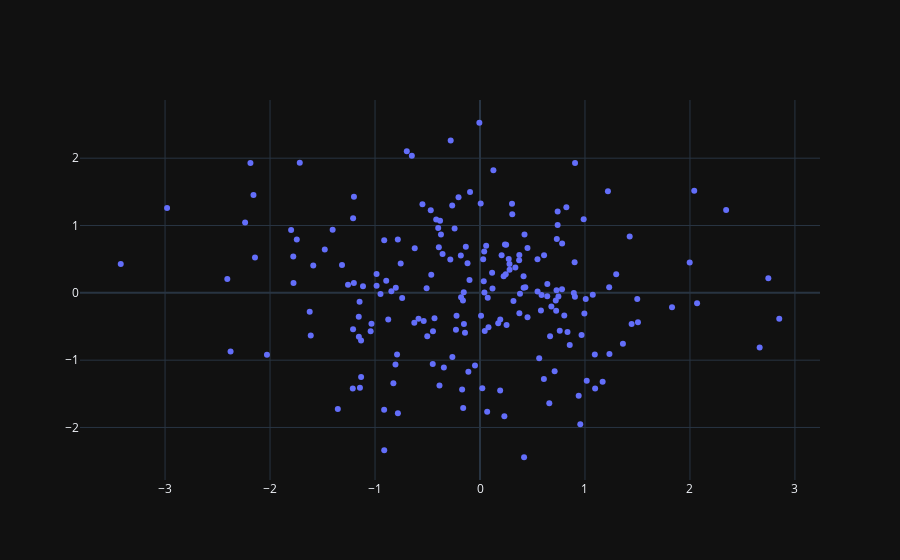

The notebook cell saved with this chart:
### Code cell
n = 200
random_x = np.random.randn(n)
random_y = np.random.randn(n)

trace = go.Scatter(
    x=random_x,
    y=random_y,
    mode='markers'
)

data = [trace]

offline.iplot(data)

### Figure 1 — Plotly figure (JSON) as saved in the notebook; plotly's stock layout.template omitted (floating-point values rounded to 4 significant figures; data arrays with more than 128 entries replaced by an {"elided": "..."} marker saying what was removed)
{"data": [{"mode": "markers", "x": {"elided": "200 float values"}, "y": {"elided": "200 float values"}, "type": "scatter"}], "layout": {}}
